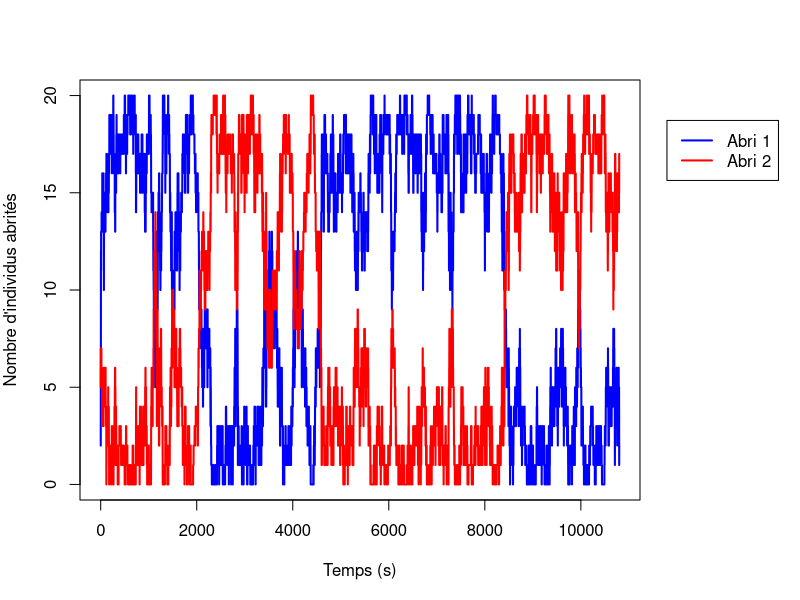
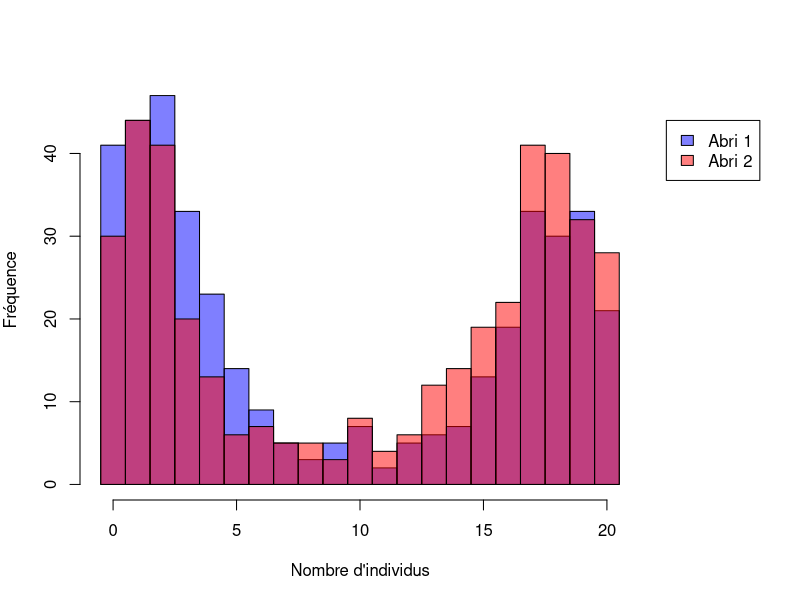
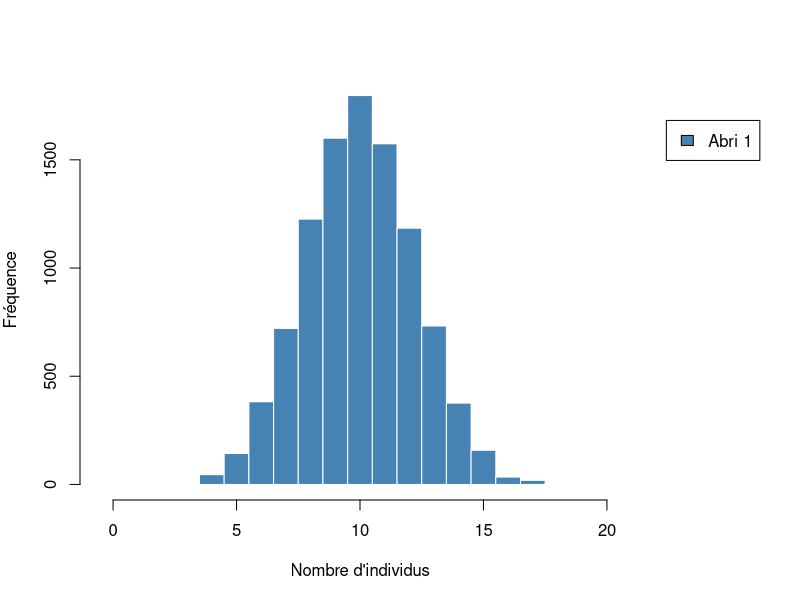
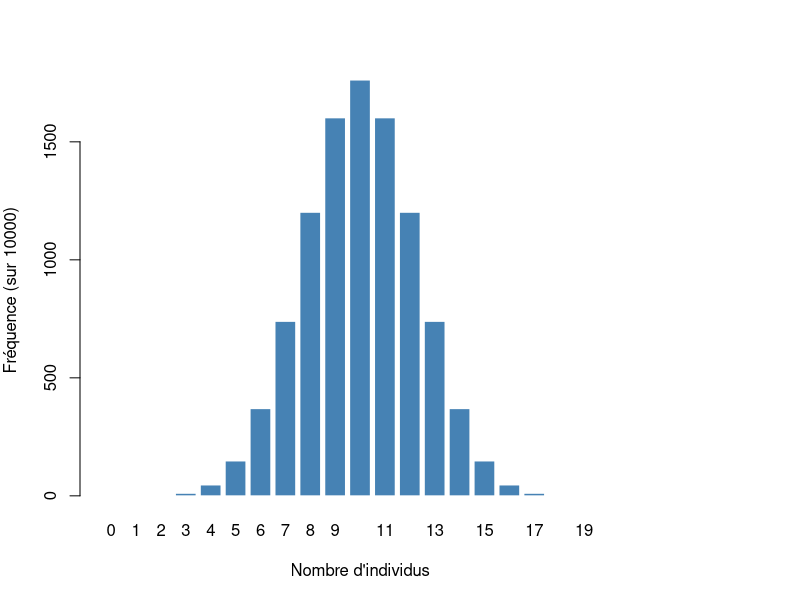
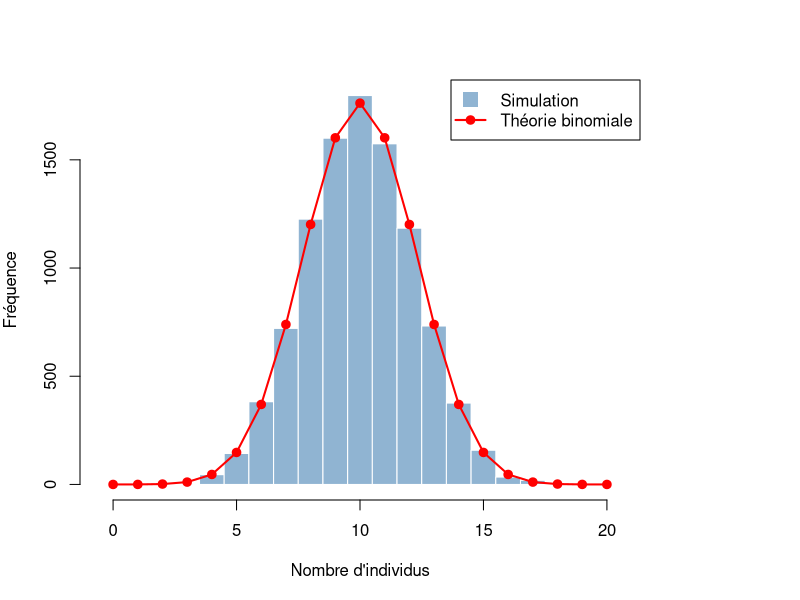

The R source for these figures, in order:

# ============================================================================
# FONCTIONS PRINCIPALES
# ============================================================================

# Fonction: Entrée dans les abris
entree_abris <- function(N, A1, A2, mu) {
  entrees1 <- 0
  entrees2 <- 0
  dehors <- N - A1 - A2
  if (dehors > 0) {
    for (i in 1:dehors) {
      # Chaque individu tire séparément pour chaque abri
      choix1 <- runif(1) <= mu  # tirage pour l'abri 1
      choix2 <- runif(1) <= mu  # tirage pour l'abri 2
      
      if (choix1 && choix2) {
        # Si les deux tirages réussissent, on choisit au hasard
        if (runif(1) < 0.5) {
          entrees1 <- entrees1 + 1
        } else {
          entrees2 <- entrees2 + 1
        }
      } else if (choix1) {
        entrees1 <- entrees1 + 1
      } else if (choix2) {
        entrees2 <- entrees2 + 1
      }
      # sinon l'individu reste dehors
    }
  }
  return(c(entrees1, entrees2))
}

# Fonction: Sortie des abris
sortie_abris <- function(A1, A2, theta, xi) {
  sorties1 <- 0
  sorties2 <- 0
  if (A1 > 0) {
    for (i in 1:A1) {
      if (runif(1) <= theta * exp(-xi * A1)) {
        sorties1 <- sorties1 + 1
      }
    }
  }
  if (A2 > 0) {
    for (i in 1:A2) {
      if (runif(1) <= theta * exp(-xi * A2)) {
        sorties2 <- sorties2 + 1
      }
    }
  }
  return(c(sorties1, sorties2))
}

# Fonction: Dynamique temporelle
dynamique <- function(N=20, mu=0.2, theta=0.1, xi=0.15, T=10800) {
  A1 <- 0
  A2 <- 0
  abri1_histoire <- numeric(T)
  abri2_histoire <- numeric(T)
  for (t in 1:T) {
    e <- entree_abris(N, A1, A2, mu)
    s <- sortie_abris(A1, A2, theta, xi)
    A1 <- A1 + e[1] - s[1]
    A2 <- A2 + e[2] - s[2]
    abri1_histoire[t] <- A1
    abri2_histoire[t] <- A2
  }
  return(list(a1=abri1_histoire, a2=abri2_histoire))
}

# Fonction: Choix aléatoire
random_choice <- function(N=20, p=0.5) {
  Abri1 <- 0
  Abri2 <- 0
  for (i in 1:N) {
    if (runif(1) <= p) {
      Abri1 <- Abri1 + 1
    } else {
      Abri2 <- Abri2 + 1
    }
  }
  return(c(Abri1, Abri2))
}

# ============================================================================
# GÉNÉRATION DES FIGURES
# ============================================================================

# ----------------------------------------------------------------------------
# FIGURE 1: Evolution temporelle (une simulation)
# ----------------------------------------------------------------------------

res <- dynamique()
nbre_abrites1 <- res$a1
nbre_abrites2 <- res$a2

max_val <- max(c(nbre_abrites1, nbre_abrites2))

#png("figure_R_01_evolution_temporelle.png", width=800, height=500, res=120)
par(mar=c(5,4,4,8), xpd=TRUE)
plot(nbre_abrites1, type="l", col="blue", lwd=2,
     xlab="Temps (s)", ylab="Nombre d'individus abrités",
     ylim=c(0, max_val))
lines(nbre_abrites2, col="red", lwd=2)
legend(x=par("usr")[2]*1.05, y=par("usr")[4]*0.9, 
       legend=c("Abri 1", "Abri 2"),
       col=c("blue", "red"), lty=1, lwd=2)
#dev.off()

cat("Résultat final: Abri 1 =", nbre_abrites1[length(nbre_abrites1)], 
    ", Abri 2 =", nbre_abrites2[length(nbre_abrites2)], "\n")

# ----------------------------------------------------------------------------
# FIGURE 2: Histogramme de 400 simulations
# ----------------------------------------------------------------------------

n_sim <- 400
aa1 <- numeric(n_sim) 
aa2 <- numeric(n_sim)

for (i in 1:n_sim) {
  res <- dynamique()
  aa1[i] <- res$a1[length(res$a1)]
  aa2[i] <- res$a2[length(res$a2)]
}

max_val <- max(c(table(aa1), table(aa2)))

#png("figure_R_02_histogramme_400.png", width=800, height=500, res=120)
par(mar=c(5,4,4,8), xpd=TRUE)
hist(aa1, breaks=seq(-0.5, 20.5, 1),
     col=rgb(0, 0, 1, 0.5),
     xlab="Nombre d'individus", ylab="Fréquence",
     main="", ylim=c(0, max_val))
hist(aa2, breaks=seq(-0.5, 20.5, 1),
     col=rgb(1, 0, 0, 0.5),
     add=TRUE)
legend(x=par("usr")[2]*1.05, y=par("usr")[4]*0.9,
       legend=c("Abri 1", "Abri 2"),
       fill=c(rgb(0, 0, 1, 0.5), rgb(1, 0, 0, 0.5)))
#dev.off()

cat(sprintf("Moyenne Abri 1: %.2f ± SD: %.2f\n", mean(aa1), sd(aa1)))
cat(sprintf("Moyenne Abri 2: %.2f ± SD: %.2f\n", mean(aa2), sd(aa2)))

# ----------------------------------------------------------------------------
# FIGURE 3: Choix aléatoire - 10000 simulations
# ----------------------------------------------------------------------------

aa3 <- numeric(10000)
for (i in 1:10000) {
  res <- random_choice(20, 0.5)
  aa3[i] <- res[1]
}

#png("figure_R_03_random_choice.png", width=800, height=500, res=120)
par(mar=c(5,4,4,8), xpd=TRUE)
hist(aa3, breaks=seq(-0.5, 20.5, 1),
     col="steelblue", border="white",
     xlab="Nombre d'individus", ylab="Fréquence",
     main="")
legend(x=par("usr")[2]*1.05, y=par("usr")[4]*0.9,
       legend="Abri 1", fill="steelblue")
#dev.off()

cat(sprintf("Moyenne: %.2f ± SD: %.2f\n", mean(aa3), sd(aa3)))

# ----------------------------------------------------------------------------
# FIGURE 4: Distribution binomiale théorique
# ----------------------------------------------------------------------------

N <- 20
p <- 0.5
outcomes <- 0:N
binom_probs <- dbinom(outcomes, N, p)

#png("figure_R_04_binomiale.png", width=800, height=500, res=120)
par(mar=c(5,4,4,8), xpd=TRUE)
barplot(binom_probs * 10000, names.arg=outcomes,
        col="steelblue", border="white",
        xlab="Nombre d'individus", ylab="Fréquence (sur 10000)")
#dev.off()

# ----------------------------------------------------------------------------
# FIGURE 5: Comparaison simulation vs théorie
# ----------------------------------------------------------------------------

x_vals <- 0:20
y_vals <- dbinom(x_vals, 20, 0.5) * 10000
max_val <- max(c(table(aa3), y_vals))

#png("figure_R_05_comparison.png", width=800, height=500, res=120)
par(mar=c(5,4,4,8), xpd=TRUE)
hist(aa3, breaks=seq(-0.5, 20.5, 1),
     col=adjustcolor("steelblue", alpha.f=0.6), border="white",
     xlab="Nombre d'individus", ylab="Fréquence",
     main="", ylim=c(0, max_val))
# Superposer la courbe théorique
lines(x_vals, y_vals, type="o", col="red", lwd=2, pch=19)
legend("topright",
       legend=c("Simulation", "Théorie binomiale"),
       col=c(adjustcolor("steelblue", alpha.f=0.6), "red"),
       pch=c(15, 19), pt.cex=c(2, 1), lty=c(NA, 1), lwd=c(NA, 2))
#dev.off()


# ============================================================================
# STATISTIQUES RÉCAPITULATIVES
# ============================================================================
# Le test du chi-carré compare le choix aléatoire (figures 3 et 5) à la
# distribution binomiale (figure 4) : c'est le choix aléatoire qui est
# compatible avec la binomiale, pas la dynamique (figure 2), où les individus
# se regroupent dans un même abri.
# Comme tout test au seuil de 5 %, il conclut parfois à tort à une différence.

cat("\n")
cat(strrep("=", 60), "\n")
cat("STATISTIQUES RÉCAPITULATIVES\n")
cat(strrep("=", 60), "\n\n")

cat("400 simulations de la dynamique:\n")
cat(sprintf("  Abri 1: moyenne = %.2f, écart-type = %.2f\n", mean(aa1), sd(aa1)))
cat(sprintf("  Abri 2: moyenne = %.2f, écart-type = %.2f\n", mean(aa2), sd(aa2)))
cat("\n")

cat("10000 simulations avec choix aléatoire:\n")
cat(sprintf("  Abri 1: moyenne = %.2f, écart-type = %.2f\n", mean(aa3), sd(aa3)))
cat(sprintf("  Théorie binomiale: moyenne = %.1f, écart-type = %.2f\n", N*p, sqrt(N*p*(1-p))))
cat("\n")

cat("Test de chi-carré (choix aléatoire vs théorie binomiale):\n")
obs_freq <- table(factor(aa3, levels=0:20))
exp_prob <- dbinom(0:20, 20, 0.5)
test <- chisq.test(obs_freq, p=exp_prob)
cat(sprintf("  Statistique chi-carré: %.2f\n", test$statistic))
cat(sprintf("  p-value: %.4f\n", test$p.value))
if (test$p.value > 0.05) {
  cat("  Conclusion: Le choix aléatoire suit bien la distribution binomiale!\n")
} else {
  cat("  Conclusion: Différence significative détectée.\n")
}
cat("\n")
cat(strrep("=", 60), "\n")
